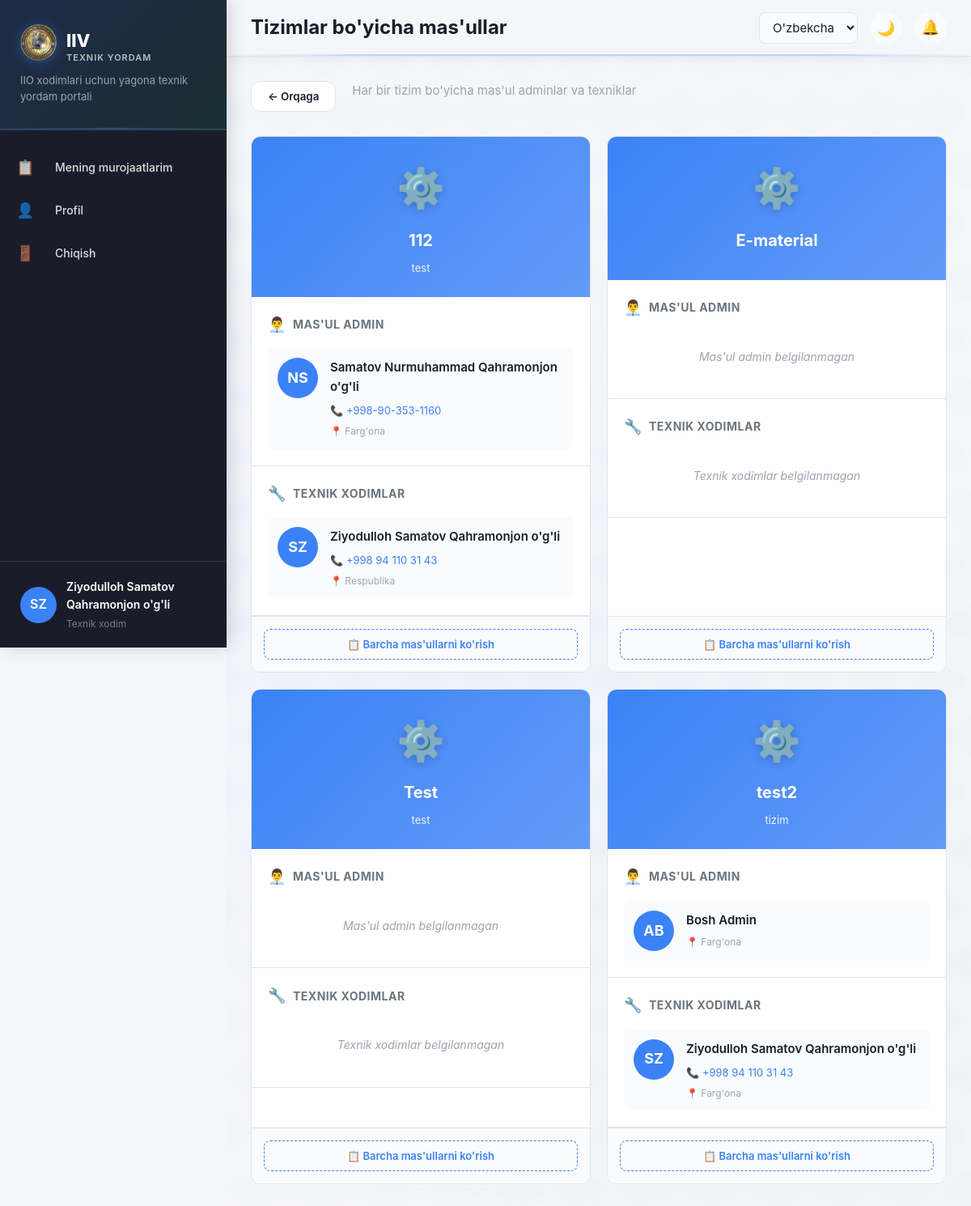
Screenshot of /tickets/system-responsibles/ (signed in) with the database file from the repository.
### accounts/models.py (models this page shows, shortened)
class User(AbstractUser):
    ROLE_CHOICES = [
        ('user', _('Oddiy foydalanuvchi')),
        ('technician', _('Texnik xodim')),
        ('admin', _('Admin')),
        ('superadmin', _('Bosh admin')),
    ]
    LANGUAGE_CHOICES = [
        ('uz', _("O'zbekcha (Lotin)")),
        ('uz-cy', _("Ўзбекча (Кирилл)")),
        ('ru', _('Русский')),
    ]
    last_name = models.CharField(max_length=150, verbose_name=_("Familiya"))
    first_name = models.CharField(max_length=150, verbose_name=_("Ism"))
    middle_name = models.CharField(max_length=150, blank=True, verbose_name=_("Sharif"))
    region = models.ForeignKey(
        Region,
        on_delete=models.SET_NULL,
        null=True,
        blank=True,
        verbose_name=_("Viloyat")
    )
    department = models.ForeignKey(
        Department,
        on_delete=models.SET_NULL,
        null=True,
        blank=True,
        verbose_name=_("Hududiy bo'lim")
    )
    position = models.CharField(max_length=200, blank=True, verbose_name=_("Lavozim"))
    phone = models.CharField(max_length=20, blank=True, verbose_name=_("Telefon"))
    role = models.CharField(
        max_length=20,
        choices=ROLE_CHOICES,
        default='user',
        verbose_name=_("Rol")
    )
    language = models.CharField(
        max_length=10,
        choices=LANGUAGE_CHOICES,
        default='uz',
        verbose_name=_("Til")
    )
    avatar = models.ImageField(
        upload_to='avatars/',
        blank=True,
        null=True,
        verbose_name=_("Avatar")
    )
    is_active = models.BooleanField(default=True, verbose_name=_("Aktiv"))
    created_at = models.DateTimeField(auto_now_add=True, verbose_name=_("Yaratilgan"))
    updated_at = models.DateTimeField(auto_now=True, verbose_name=_("O'zgartirilgan"))
    class Meta:
        verbose_name = _("Foydalanuvchi")
        verbose_name_plural = _("Foydalanuvchilar")
        ordering = ['-created_at']
    def get_full_name(self):
        parts = [self.last_name, self.first_name]
        if self.middle_name:
            parts.append(self.middle_name)
        return ' '.join(parts)
    def is_technician(self):
        return self.role == 'technician'
    def is_admin(self):
        return self.role in ['admin', 'superadmin']
    def is_superadmin(self):
        return self.role == 'superadmin'

class Region(models.Model):
    name = models.CharField(max_length=100, verbose_name=_("Viloyat nomi"))
    code = models.CharField(max_length=10, unique=True, verbose_name=_("Kod"))
    is_active = models.BooleanField(default=True, verbose_name=_("Faol"))
    class Meta:
        verbose_name = _("Viloyat")
        verbose_name_plural = _("Viloyatlar")
        ordering = ['name']

### systems/models.py (models this page shows, shortened)
class System(models.Model):
    name = models.CharField(max_length=200, unique=True, verbose_name=_("Tizim nomi"))
    description = models.TextField(blank=True, verbose_name=_("Ta'rif"))
    is_active = models.BooleanField(default=True, verbose_name=_("Faol"))
    created_at = models.DateTimeField(auto_now_add=True, verbose_name=_("Yaratilgan"))
    class Meta:
        verbose_name = _("Tizim")
        verbose_name_plural = _("Tizimlar")
        ordering = ['name']

class SystemResponsible(models.Model):
    ROLE_CHOICES = [
        ('admin', _('Admin')),
        ('technician', _('Texnik xodim')),
    ]
    system = models.ForeignKey(
        System,
        on_delete=models.CASCADE,
        related_name='responsibles',
        verbose_name=_("Tizim")
    )
    user = models.ForeignKey(
        User,
        on_delete=models.CASCADE,
        related_name='system_responsibilities',
        verbose_name=_("Xodim")
    )
    role_in_system = models.CharField(
        max_length=20,
        choices=ROLE_CHOICES,
        verbose_name=_("Rol")
    )
    region = models.ForeignKey(
        Region,
        on_delete=models.CASCADE,
        null=True,
        blank=True,
        related_name='system_responsibles',
        verbose_name=_("Viloyat"),
        help_text=_("Agar bo'sh bo'lsa - respublika miqyosida mas'ul")
    )
    is_default = models.BooleanField(
        default=False,
        verbose_name=_("Asosiy mas'ul"),
        help_text=_("Region bo'sh va is_default=True bo'lsa - respublika mas'uli")
    )
    created_at = models.DateTimeField(auto_now_add=True, verbose_name=_("Yaratilgan"))
    class Meta:
        verbose_name = _("Tizim mas'uli")
        verbose_name_plural = _("Tizim mas'ullari")
        unique_together = [['system', 'user', 'region']]
        ordering = ['system', 'region']

### tickets/views.py (the view)
# urls.py: path('system-responsibles/', views.system_responsibles_view, name='system_responsibles'),
@login_required
def system_responsibles_view(request):
    user_region = request.user.region
    systems = System.objects.filter(is_active=True)
    responsibles_data = []
    for system in systems:
        admin = SystemResponsible.objects.filter(
            system=system,
            region=user_region,
            role_in_system='admin'
        ).first()
        if not admin:
            admin = SystemResponsible.objects.filter(
                system=system,
                region__isnull=True,
                is_default=True,
                role_in_system='admin'
            ).first()
        technicians = SystemResponsible.objects.filter(
            system=system,
            region=user_region,
            role_in_system='technician'
        )
        if not technicians.exists():
            technicians = SystemResponsible.objects.filter(
                system=system,
                region__isnull=True,
                is_default=True,
                role_in_system='technician'
            )
        responsibles_data.append({
            'system': system,
            'admin': admin,
            'technicians': technicians,
        })
    context = {
        'responsibles_data': responsibles_data,
    }
    return render(request, 'tickets/system_responsibles.html', context)

### templates/tickets/system_responsibles.html (shortened to what this page needs)
{% extends 'base.html' %}
{% load static %}
{% load i18n %}
{% block page_title %}{% trans "Tizimlar bo'yicha mas'ullar" %}{% endblock %}
{% block content %}
<div class="page-header-with-back">
    <button class="btn-back" onclick="history.back()">
        ← {% trans "Orqaga" %}
    </button>
    <div>
        <p class="text-muted">{% trans "Har bir tizim bo'yicha mas'ul adminlar va texniklar" %}</p>
    </div>
</div>
<div class="systems-grid">
    {% for item in responsibles_data %}
    <div class="system-card">
        <div class="system-header">
            <div class="system-icon">⚙️</div>
            <h3 class="system-name">{{ item.system.name }}</h3>
            {% if item.system.description %}
            <p class="system-description">{{ item.system.description|truncatewords:10 }}</p>
            {% endif %}
        </div>
        <div class="responsible-section">
            <div class="section-title">
                <span class="icon">👨‍💼</span>
                <span>{% trans "Mas'ul Admin" %}</span>
            </div>
            {% if item.admin %}
            <div class="person-card">
                <div class="person-avatar">
                    {% if item.admin.user.photo %}
                        <img src="{{ item.admin.user.photo.url }}" alt="{{ item.admin.user.get_full_name }}">
                    {% else %}
                        <div class="avatar-placeholder">
                            {{ item.admin.user.first_name|first }}{{ item.admin.user.last_name|first }}
                        </div>
                    {% endif %}
                </div>
                <div class="person-info">
                    <div class="person-name">{{ item.admin.user.get_full_name }}</div>
                    <div class="person-contact">
                        {% if item.admin.user.phone %}
                        <a href="tel:{{ item.admin.user.phone }}" class="contact-link">
                            📞 {{ item.admin.user.phone }}
                        </a>
                        {% endif %}
                    </div>
                    <div class="person-region">
                        {% if item.admin.region %}
                            📍 {{ item.admin.region.name }}
                        {% else %}
                            📍 {% trans "Respublika" %}
                        {% endif %}
                    </div>
                </div>
            </div>
            {% else %}
            <div class="no-responsible">
                <p>{% trans "Mas'ul admin belgilanmagan" %}</p>
            </div>
            {% endif %}
        </div>
        <div class="responsible-section">
            <div class="section-title">
                <span class="icon">🔧</span>
                <span>{% trans "Texnik xodimlar" %}</span>
            </div>
            {% if item.technicians %}
                {% for tech in item.technicians %}
                <div class="person-card">
                    <div class="person-avatar">
                        {% if tech.user.photo %}
                            <img src="{{ tech.user.photo.url }}" alt="{{ tech.user.get_full_name }}">
                        {% else %}
                            <div class="avatar-placeholder">
                                {{ tech.user.first_name|first }}{{ tech.user.last_name|first }}
                            </div>
                        {% endif %}
                    </div>
                    <div class="person-info">
                        <div class="person-name">{{ tech.user.get_full_name }}</div>
                        <div class="person-contact">
                            {% if tech.user.phone %}
                            <a href="tel:{{ tech.user.phone }}" class="contact-link">
                                📞 {{ tech.user.phone }}
                            </a>
                            {% endif %}
                        </div>
                        <div class="person-region">
                            {% if tech.region %}
                                📍 {{ tech.region.name }}
                            {% else %}
                                📍 {% trans "Respublika" %}
                            {% endif %}
                        </div>
                    </div>
                </div>
                {% endfor %}
            {% else %}
            <div class="no-responsible">
                <p>{% trans "Texnik xodimlar belgilanmagan" %}</p>
            </div>
            {% endif %}
        </div>
        <div class="card-footer-action">
            <button class="btn-view-all" onclick="openResponsibleModal('{{ item.system.id }}')">
                📋 {% trans "Barcha mas'ullarni ko'rish" %}
            </button>
        </div>
    </div>
    {% empty %}
    <div class="empty-state">
        <div class="empty-icon">⚙️</div>
        <h3>{% trans "Tizimlar topilmadi" %}</h3>
        <p>{% trans "Hozircha faol tizimlar yo'q" %}</p>
    </div>
    {% endfor %}
</div>
{% endblock %}

### templates/base.html (shortened to what this page needs)
{% load static %}
{% load i18n %}
<!DOCTYPE html>
<html lang="{{ LANGUAGE_CODE }}">
<head>
    <link rel="stylesheet" href="{% static 'css/style.css' %}">
    <link rel="stylesheet" href="{% static 'css/components.css' %}">
</head>
<body data-theme="light">
    <aside class="sidebar">
        <div class="sidebar-header">
            <div class="logo" style="display: flex; align-items: center; gap: 12px;">
                <img src="{% static 'images/logo1.png' %}" alt="IIV Logo" style="width: 45px; height: 45px; object-fit: contain;">
                <div class="logo-text" style="display: flex; flex-direction: column; gap: 2px;">
                    <h1 style="font-size: 22px; font-weight: 800; margin: 0; color: #ffffff; line-height: 1;">IIV</h1>
                    <span style="font-size: 11px; color: rgba(255,255,255,0.7); text-transform: uppercase; letter-spacing: 1px; font-weight: 600;">Texnik Yordam</span>
                </div>
            </div>
            <p class="sidebar-tagline">{% trans "IIO xodimlari uchun yagona texnik yordam portali" %}</p>
        </div>
        <nav class="sidebar-nav">
            {% block sidebar_menu %}
            {% if user.is_authenticated %}
                {% if user.is_admin %}
                    <a href="{% url 'tickets:admin_dashboard' %}" class="nav-item">
                        <span class="icon">📊</span>
                        <span>{% trans "Dashboard" %}</span>
                    </a>
                    <!-- <a href="{% url 'tickets:admin_dashboard' %}" class="nav-item">
                        <span class="icon">📋</span>
                        <span>{% trans "Barcha murojaatlar" %}</span>
                    </a> -->
                    <a href="{% url 'tickets:users_list' %}" class="nav-item">
                        <span class="icon">👥</span>
                        <span>{% trans "Tizimlar bo'yicha masullar" %}</span>
                    </a>
                    <a href="{% url 'reports:dashboard' %}"
                           class="nav-item {% if 'reports' in request.path %}active{% endif %}">
                            <span class="icon">📈</span>
                            <span>{% trans "Hisobotlar" %}</span>
                    </a>
                {% elif user.is_technician %}
                    <a href="{% url 'tickets:technician_tickets' %}" class="nav-item">
                        <span class="icon">📋</span>
                        <span>{% trans "Mening murojaatlarim" %}</span>
                    </a>
                {% endif %}
                <a href="{% url 'accounts:profile' %}" class="nav-item">
                    <span class="icon">👤</span>
                    <span>{% trans "Profil" %}</span>
                </a>
                <a href="{% url 'accounts:logout' %}" class="nav-item">
                    <span class="icon">🚪</span>
                    <span>{% trans "Chiqish" %}</span>
                </a>
            {% endif %}
            {% endblock %}
        </nav>
        {% if user.is_authenticated %}
        <div class="sidebar-footer">
            <div class="user-info">
                {% if user.photo %}
                    <img src="{{ user.photo.url }}" alt="Avatar" class="user-avatar">
                {% else %}
                    <div class="user-avatar-placeholder">{{ user.first_name.0 }}{{ user.last_name.0 }}</div>
                {% endif %}
                <div class="user-details">
                    <div class="user-name">{{ user.get_full_name }}</div>
                    <div class="user-role">{{ user.get_role_display }}</div>
                </div>
            </div>
        </div>
        {% endif %}
    </aside>
    <main class="main-content">
        <header class="topbar">
            <div class="topbar-left">
                <h1 class="page-title">{% block page_title %}{% trans "Dashboard" %}{% endblock %}</h1>
            </div>
            <div class="topbar-right">
                <div class="language-selector">
                    <form method="post" action="{% url 'set_language' %}" id="languageForm">
                        <select name="language" onchange="this.form.submit()" class="language-select">
                            <option value="uz" {% if request.LANGUAGE_CODE == 'uz' %}selected{% endif %}>O'zbekcha</option>
                        </select>
                    </form>
                </div>
                <button class="theme-toggle" id="themeToggle" onclick="toggleTheme()">
                    <span class="theme-icon">🌙</span>
                </button>
                {% if user.is_authenticated %}
                <div class="notifications-bell" onclick="toggleNotifications()">
                    <span class="bell-icon">🔔</span>
                </div>
                {% endif %}
            </div>
        </header>
        <div class="content-wrapper">
            {% block content %}{% endblock %}
        </div>
    </main>
</body>
</html>

### rows the page displays
User: first_name.0 "S", last_name.0 "Z", get_full_name "Ziyodulloh Samatov Qahramonjon o'g'li", role "Texnik xodim"
System: system.name "112", system.description "test", admin.user.first_name|first "N", admin.user.last_name|first "S", admin.user.get_full_name "Samatov Nurmuhammad Qahramonjon o'g'li", admin.user.phone "+998-90-353-1160", admin.region.name "Farg'ona"
SystemResponsible: user.first_name|first "S", user.last_name|first "Z", user.get_full_name "Ziyodulloh Samatov Qahramonjon o'g'li", user.phone "+998 94 110 31 43"
System: system.name "E-material"
System: system.name "Test", system.description "test"
System: system.name "test2", system.description "tizim", admin.user.first_name|first "A", admin.user.last_name|first "B", admin.user.get_full_name "Bosh Admin", admin.region.name "Farg'ona"
SystemResponsible: user.first_name|first "S", user.last_name|first "Z", user.get_full_name "Ziyodulloh Samatov Qahramonjon o'g'li", user.phone "+998 94 110 31 43", region.name "Farg'ona"
